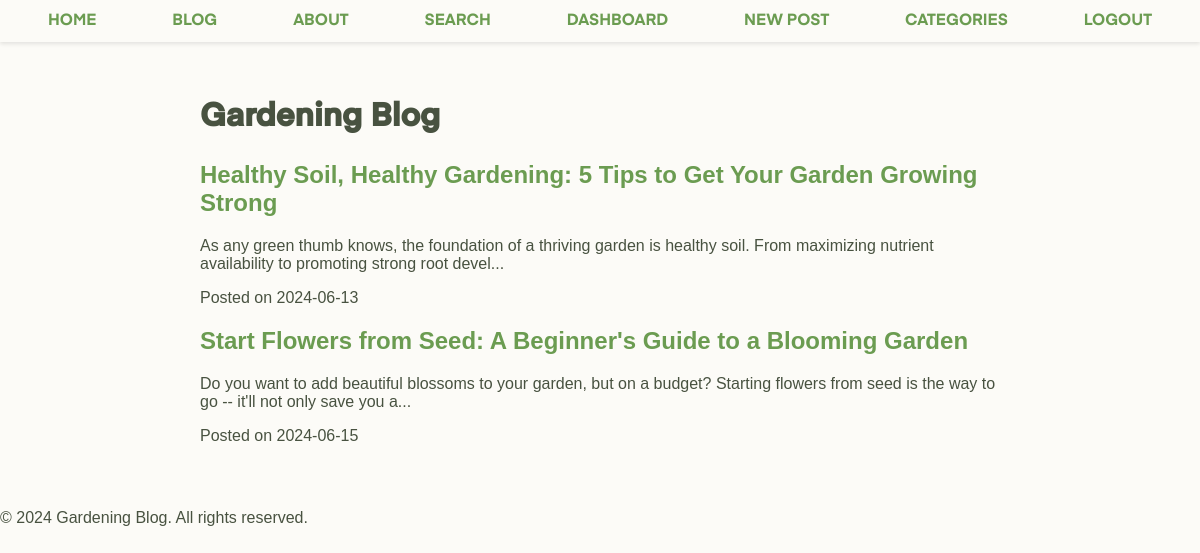
/blog (signed in), run on the app's committed database.
### models.py (models this page shows, shortened)
class Post(db.Model):
    id = db.Column(db.Integer, primary_key=True)
    title = db.Column(db.String(100), nullable=False)
    content = db.Column(db.Text, nullable=False)
    author = db.Column(db.String(50), nullable=False)
    date_posted = db.Column(db.DateTime, nullable=False, default=datetime.utcnow)
    category_id = db.Column(db.Integer, db.ForeignKey('category.id'), nullable=False)
    featured_image = db.Column(db.String(200))
    status = db.Column(db.String(20), nullable=False, default='draft')
    comments = db.relationship('Comment', backref='post', lazy='dynamic')
    slug = db.Column(db.String(100), unique=True, nullable=False)
    tags = db.Column(db.String, nullable=False)  # Using string for tags

### app.py (the view)
@app.route('/blog')
def blog():
    app.logger.debug('Blog page accessed')
    posts = Post.query.all()  # Query for all posts
    return render_template('blog.html', posts=posts)

### app.py (called while the page is built)
@login_manager.user_loader
def load_user(user_id):
    return User.query.get(int(user_id))

### templates/blog.html (shortened to what this page needs)
{% extends "base.html" %}
{% block content %}
<h1>Gardening Blog</h1>
{% if posts %}
<div class="blog-posts">
    {% include '_post_snippet.html' %}
</div>
{% else %}
<p>No blog posts available yet.</p>
{% endif %}
{% endblock %}

### templates/_post_snippet.html
{% for post in posts %}
<article class="blog-post">
    <h2><a href="{{ url_for('post', post_slug=post.slug) }}">{{ post.title }}</a></h2>
    <p>{{ post.content[:150] | safe }}...</p>
    <p>Posted on {{ post.date_posted.strftime('%Y-%m-%d') }}</p>
</article>
{% endfor %}

### static/css/styles.css (style rules this page uses)
body, ul { margin: 0; padding: 0; background-color: #FCFBF7; color: #485240; }
h1 { font-family: 'Eina', sans-serif !important; }
.blog-post h2 a { font-family: 'Linotype', sans-serif; }
p { font-family: 'TT', sans-serif; }
a:link { color: #6b9c51; text-decoration: none; }

### data on the page
Post: title "Healthy Soil, Healthy Gardening: 5 Tips to Get Your Garden Growing Strong", content "As any green thumb knows, the foundation of a thriving garden is healthy soil. From maximizing nutrient availability to promoting strong root devel", date_posted "2024-06-13"
Post: title "Start Flowers from Seed: A Beginner's Guide to a Blooming Garden", content "Do you want to add beautiful blossoms to your garden, but on a budget? Starting flowers from seed is the way to go -- it'll not only save you a", date_posted "2024-06-15"
